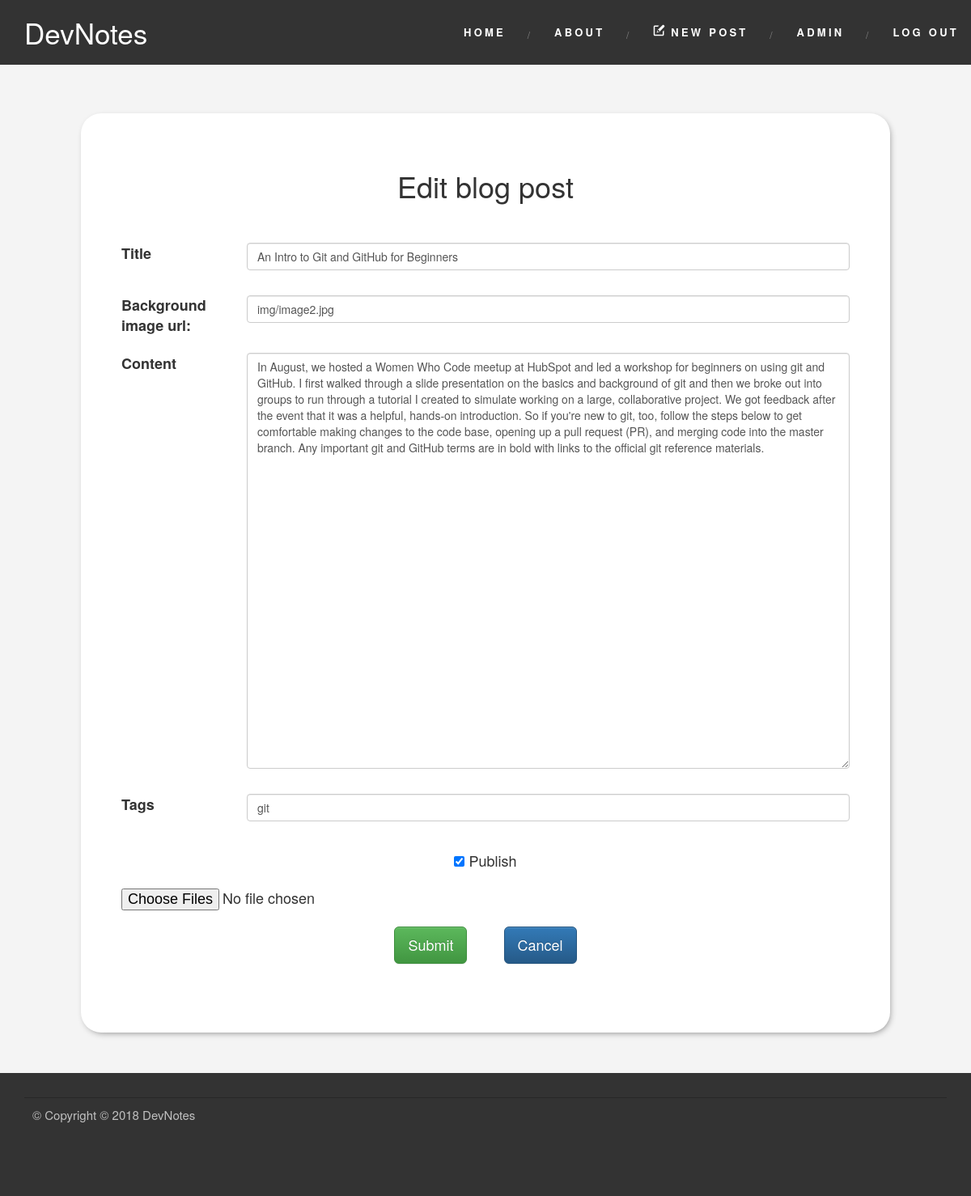
The app's page /blog/edit/4 (signed in) with its own data.
### my_blog/blueprints/blog/models.py (models this page shows, shortened)
class BlogPost(db.Model):
    id = db.Column(db.Integer, primary_key=True)
    _title = db.Column(db.String(128))
    date = db.Column(db.DateTime)
    content = db.Column(db.String)
    imagePath = db.Column(db.String)
    published = db.Column(db.Boolean)
    url = db.Column(db.String(128))
    _tags = db.relationship('Tag',
                            secondary=tags,
                            lazy='joined',
                            backref=db.backref('BlogPost',
                                               lazy='dynamic'))
    comments = db.relationship('Comment',
                               backref='blogpost',
                               lazy='dynamic')
    @property
    def title(self):
        return self._title
    @property
    def tags(self):
        return ",".join([tag.name for tag in self._tags])
    @tags.setter
    def tags(self, string):
        if string:
            self._tags = [Tag.get_or_create(tag)
                          for tag in string.split(',')]
        else:
            self._tags = []

### my_blog/blueprints/blog/views.py (the view, shortened to what this page needs)
@blog.route('/edit/<int:post_id>', methods=['GET', 'POST'])
@login_required
def edit(post_id):
    blogpost = BlogPost.query.get(post_id)
    directory = os.path.join(img_dir, str(post_id))
    files_list = []
    if os.path.exists(directory):
        for root, dirs, files in os.walk(directory, topdown=False):
            for filename in files:
                files_list.append(filename)
    form = BlogPostForm(obj=blogpost)
    return render_template('edit_form.html',
                           post_id=str(post_id),
                           form=form,
                           form_title='Edit blog post',
                           files=files_list)

### my_blog/blueprints/blog/forms.py
class BlogPostForm(FlaskForm):
    title = StringField("Title", validators=[DataRequired()])
    published = BooleanField("Publish", default="")
    imagePath = StringField(label='Background image url:')
    content = TextAreaField("Content", validators=[DataRequired()])
    tags = StringField("Tags", default="")
    upload = FileField('image', validators=[
        FileAllowed(images, 'Images only!')
    ])

### my_blog/app.py (called while the page is built)
@login_manager.user_loader
def load_user(user_id):
    u = User.query.get(user_id)
    return u

### my_blog/blueprints/blog/templates/edit_form.html (shortened to what this page needs)
{% extends "base.html" %}
{% block content %}
<div class="main-column">
  <section class="edit_post-form">
    <form action="" method="post" enctype="multipart/form-data">
      <h1>{{form_title}}</h1>
      <div class="form-group row {% if form.title.errors %} has-error {% endif %}">
         <div class="col-sm-2 col-form-label">{{form.title.label() | safe}}</div>
         <div class="col-sm-10">
           {{ form.title(placeholder="", class="form-control", maxlength=128) | safe}}
         </div>
         <p class="col-sm-7 help-block">
       </div>
      <div class="form-group row {% if form.imagePath.errors %} has-error {% endif %}">
         <div class="col-sm-2 col-form-label">{{form.imagePath.label() | safe}}</div>
         <div class="col-sm-10">
           {{ form.imagePath(placeholder="", class="form-control", maxlength=128) | safe}}
         </div>
         <p class="col-sm-7 help-block">
       </div>
      <div class="form-group row {% if form.content.errors %} has-error {% endif %}">
         <div class="col-sm-2 col-form-label">{{form.content.label() | safe}}</div>
         <div class="col-sm-10">
           {{ form.content(placeholder="", class="form-control", rows='25', maxlength=516) | safe}}
         </div>
         <p class="col-sm-7 help-block">
       </div>
      <div class="form-group row {% if form.tags.errors %} has-error {% endif %}">
         <div class="col-sm-2 col-form-label">{{form.tags.label() | safe}}</div>
         <div class="col-sm-10">
           {{ form.tags(placeholder="", class="form-control", maxlength=128) | safe}}
         </div>
         <p class="col-sm-7 help-block">
       </div>
      <div class="form-group edit_post-panel">
        <div class="col-form-label"> {{ form.published | safe}} Publish </div>
      </div>
      <input id="upload_img" name="images_save"  type="file" multiple >
      <div class="form-group row edit_post-panel">
        <button class="btn btn-lg btn-success btn-save_post" type="submit">Submit</button>
        <a href="{{url_for('main.index')}}" class="btn btn-lg btn-primary btn-save_post" type="cancel">Cancel</a>
      </div>
    </form>
  </section>
</div>
{% endblock %}

### my_blog/static/css/main.css (style rules this page uses)
body { background:#F4F4F4; margin:0; font-family: Oswald, "Helvetica Neue", Arial, Helvetica, Verdana, sans-serif; }
.sidebar > div, .blogpost-intro, .login-form, .edit_post-form, .comment-form { margin:2rem 0rem; text-align: center; box-shadow: 2px 3px 8px -3px grey; background:#FFFFFF; padding:1rem 2rem; box-sizing: border-box; }
.edit_post-form { margin: 5rem 10rem; padding: 5rem; border-radius: 25px; font-size: 1.8rem; text-align: left; }
.login-form h1, .edit_post-form h1 { margin-bottom: 5rem; text-align: center; }
.edit_post-panel { text-align: center; }
.edit_post-panel > * { margin: 2rem; }

### records on screen
BlogPost: imagePath "img/image2.jpg", content "In August, we hosted a Women Who Code meetup at HubSpot and led a workshop for beginners on using git and GitHub. I first walked through a slide presentation on the basics and background of git and then we broke out into groups to run through a tutorial I created to simulate working on a large, collaborative project. We got feedback after the event that it was a helpful, hands-on introduction. So if you're new to git, too, follow the steps below to get comfortable making changes to the code base, opening up a pull request (PR), and merging code into the master branch. Any important git and GitHub terms are in bold with links to the official git reference materials.", published "☑"
